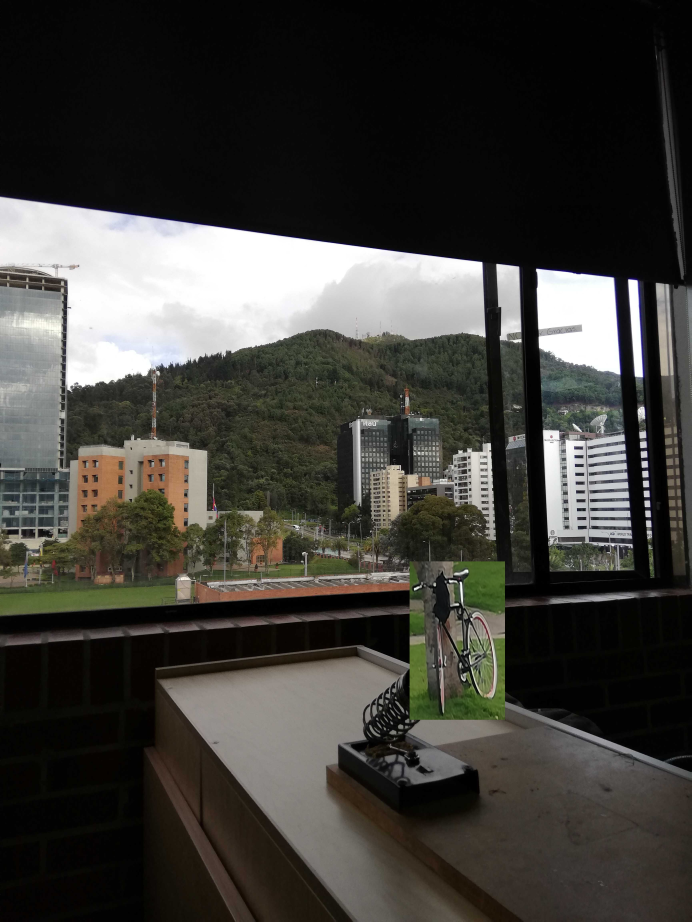
#> input picture benchmarking/test_images/images/Im_1.jpg, 3456 x 4608 px (shown at 1/5 size)
$ python -i utils.py   (imports and definitions only)
#> lines starting #> are read from the running program, lines starting #| are printed output that depends on the picture; after the words box and inside, x2 and y2 are one past the last pixel; in counts of white or black regions, pixels touching at a corner belong together
from functools import reduce
from typing import Union

import numpy as np
from numpy.typing import NDArray
from scipy.ndimage import binary_dilation, binary_opening


# [22 lines left out: function third_order_residual, not called in this run]


def qround(y: NDArray) -> NDArray:
    return np.sign(y) * np.floor(np.abs(y) + 0.5)


# [44 lines left out: functions quantize, encode_matrix, mahalanobis_distance, not called in this run]


def get_disk_kernel(radius: int) -> np.ndarray:
    """
    Returns a disk kernel of the given radius.

    Params:
        radius: radius of the disk.
    Returns:
        kernel: disk kernel of the given radius.
    """
    xx, yy = np.meshgrid(np.arange(-radius, radius + 1), np.arange(-radius, radius + 1))
    kernel = (xx**2 + yy**2) <= radius**2
    return 1.0 * kernel


def get_saturated_region_mask(
    img: np.ndarray,
    low_th: float = 6 / 255,
    high_th: float = 252 / 255,
    opening_kernel_radius: int = 3,
    dilation_kernel_size: int = 9,
) -> NDArray:
    """
    Creates a binary mask of the saturated regions in the image.

    Params:
        - img: image to get the mask from.
        - low_th: lower threshold for the saturated pixels.
        - high_th: upper threshold for the saturated pixels.
        - opening_kernel_radius: radius of the disk kernel used for the opening
            operation.
        - dilation_kernel_size: size of the square kernel used for the dilation
            operation on the final mask.
    Returns:
        - mask: binary mask of the saturated regions in the image. If applied to the
              image, the saturated regions will be set to 0.
    """
    if img.ndim == 2:
        img = img[:, :, None]
    img = img.transpose(2, 0, 1)
    kernel = get_disk_kernel(opening_kernel_radius)
    mask_low = np.array(
        [binary_opening(ch < low_th, kernel) for ch in img], dtype=np.float32
    )
    mask_high = np.array(
        [binary_opening(ch > high_th, kernel) for ch in img], dtype=np.float32
    )
    mask = mask_low + mask_high
    mask = reduce(np.logical_or, mask)
    mask = binary_dilation(mask, np.ones((dilation_kernel_size, dilation_kernel_size)))
    return ~mask * 1.0

>>> import cv2
>>> picture = cv2.imread('../../../../benchmarking/test_images/images/Im_1.jpg', cv2.IMREAD_GRAYSCALE)
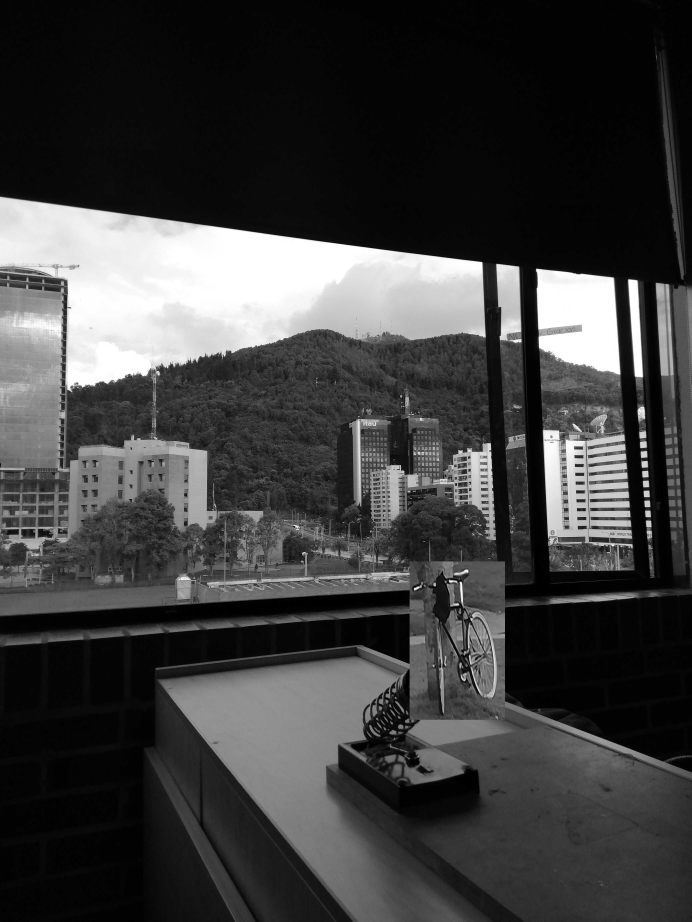
#> picture: shape (4608, 3456) (shown at 1/5 size); min 0, max 255, mean 62.7
>>> result = get_saturated_region_mask(picture)
#> in get_saturated_region_mask, `mask = reduce(np.logical_or, mask)`:
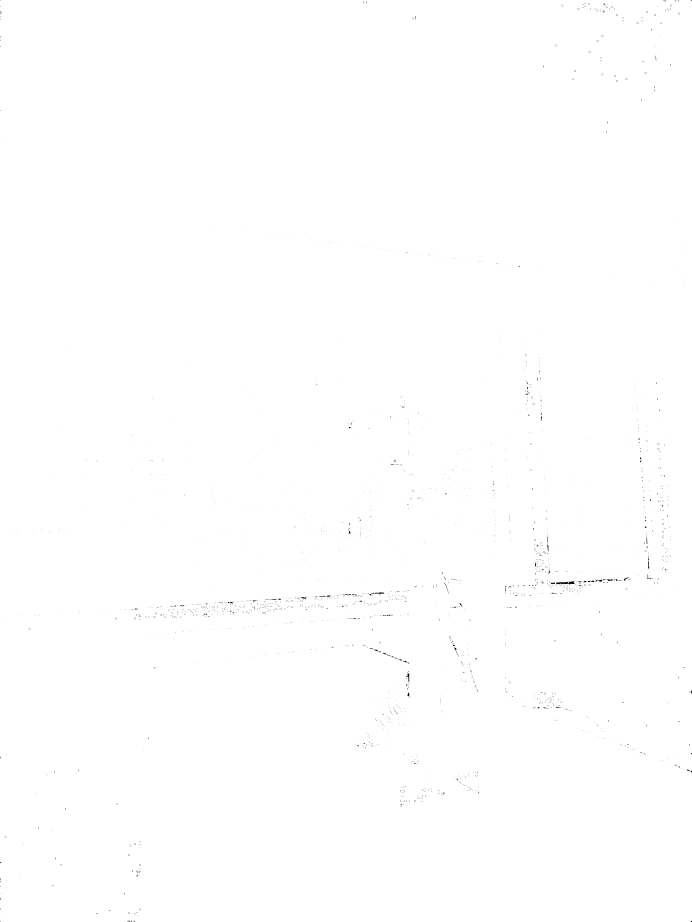
#> mask: shape (4608, 3456) float32 (shown at 1/5 size); values 0 (black) and 1 (white), 99.9% white; black in thin lines or dots
#> in get_saturated_region_mask, `mask = binary_dilation(mask, np.ones((dilation_kernel_size, dilation_k..`: mask: shape (4608, 3456) bool; 100% white; black in thin lines or dots, all inside (x1, y1, x2, y2) = (2828, 2912, 2865, 2916)
#> in get_saturated_region_mask, `return ~mask * 1.0`:
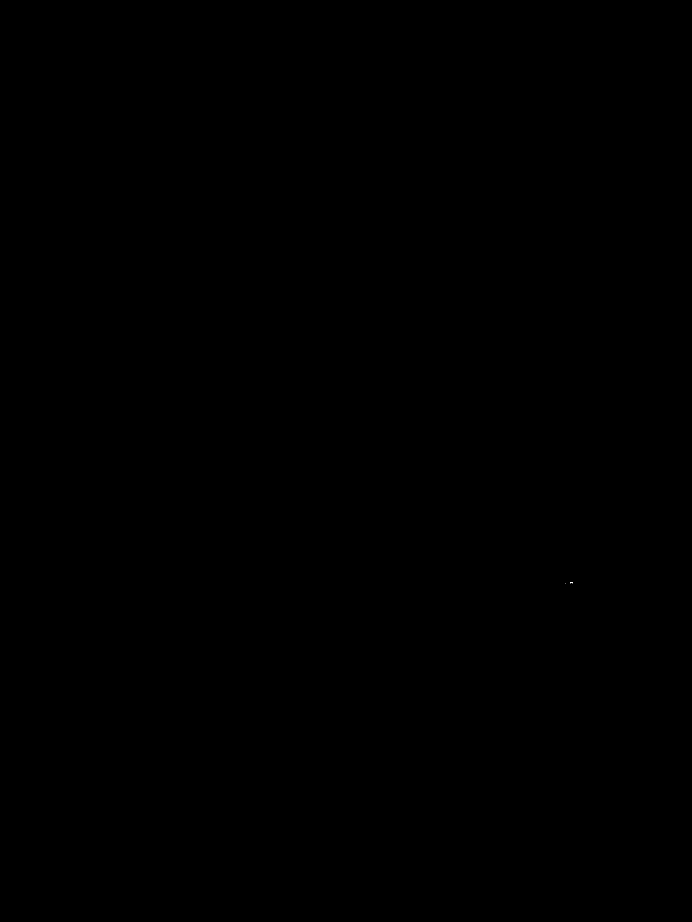
#> returned value: shape (4608, 3456) float64 (shown at 1/5 size); values 0 (black) and 1 (white), 0% white in thin lines or dots, all inside (x1, y1, x2, y2) = (2828, 2912, 2865, 2916)

$ run again, on benchmarking/test_images/images/Im_3.jpg
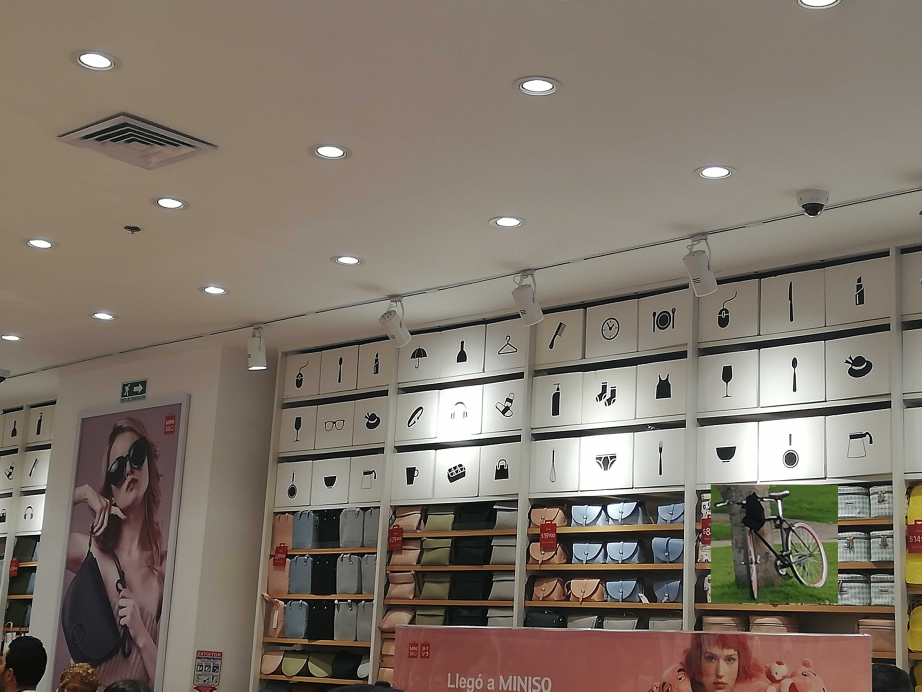
#> input picture benchmarking/test_images/images/Im_3.jpg, 4608 x 3456 px (shown at 1/5 size)
#> `picture = cv2.imread('../../../../benchmarking/test_images/images/Im_1..`:
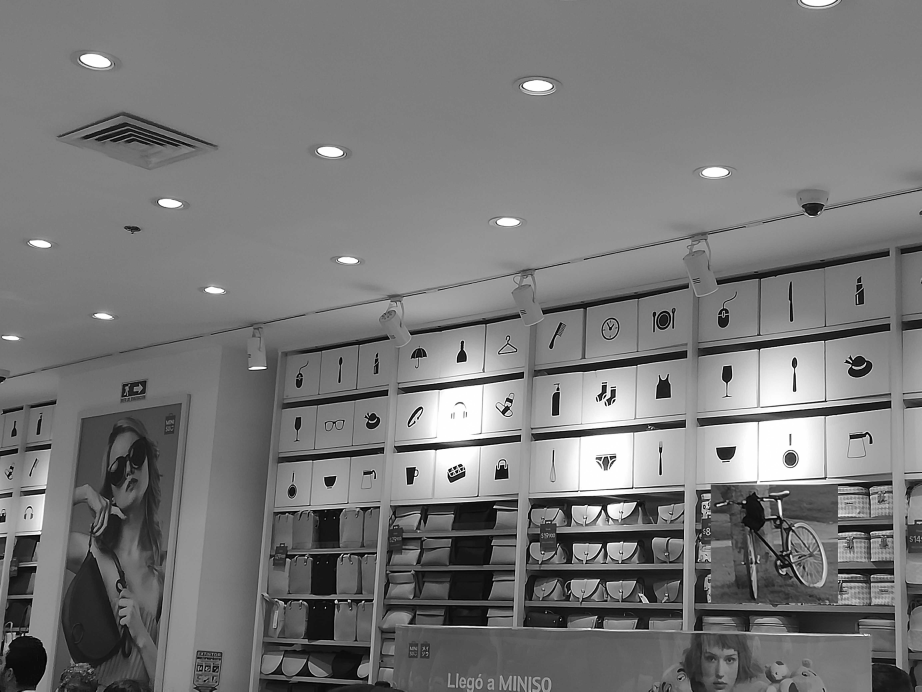
#> picture: shape (3456, 4608) (shown at 1/5 size); min 0, max 255, mean 120.1
#> in get_saturated_region_mask, `mask = reduce(np.logical_or, mask)`:
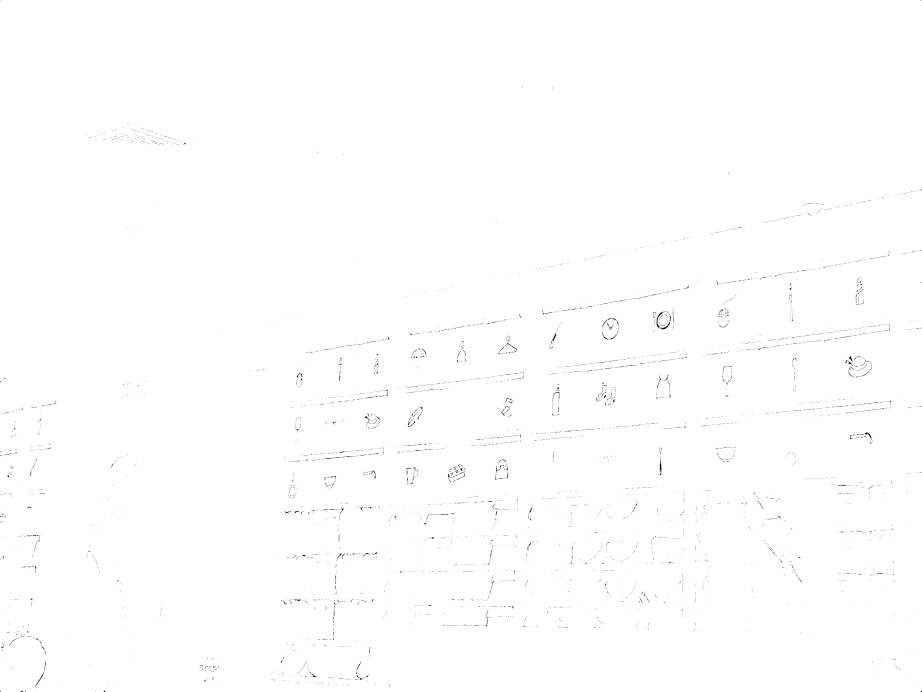
#> mask: shape (3456, 4608) float32 (shown at 1/5 size); values 0 (black) and 1 (white), 99.7% white; black in thin lines or dots

$ run again, on benchmarking/test_images/images/Im_4.jpg
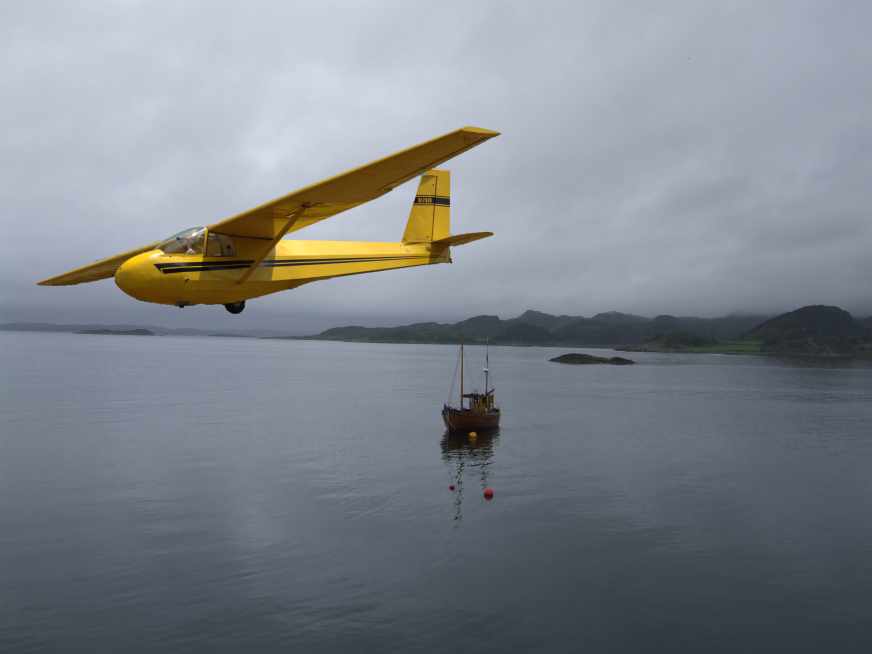
#> input picture benchmarking/test_images/images/Im_4.jpg, 3488 x 2616 px (shown at 1/4 size)
#> `picture = cv2.imread('../../../../benchmarking/test_images/images/Im_1..`:
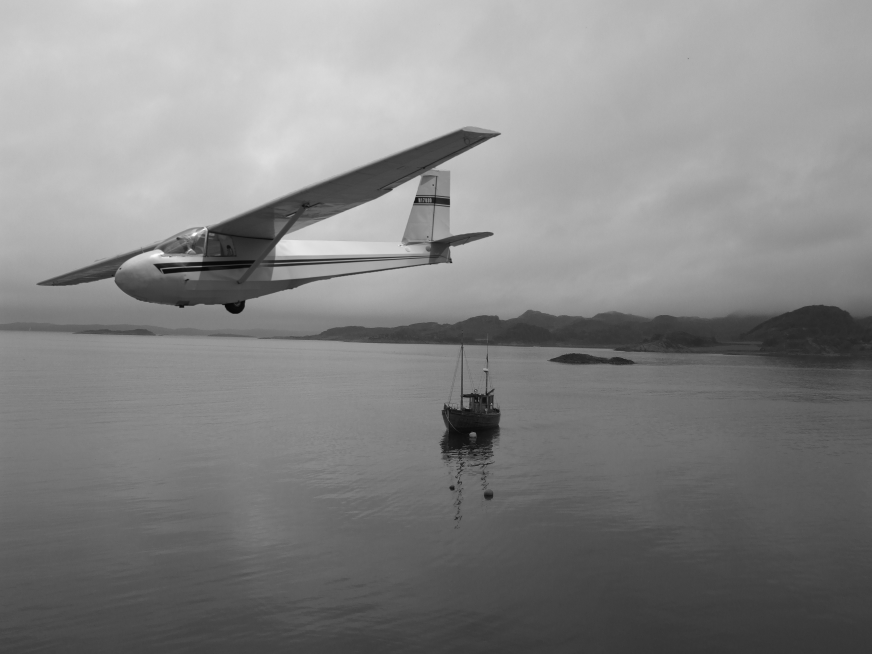
#> picture: shape (2616, 3488) (shown at 1/4 size); min 0, max 255, mean 132.4
